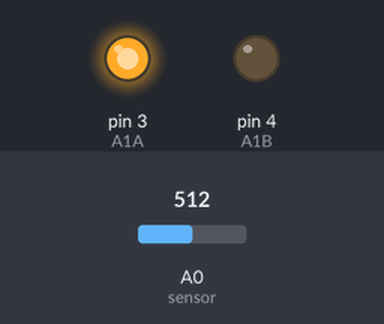
The sketch below on a simulated Arduino Uno, built with avr-gcc and run on an emulated ATmega328P. Parts: output pins drawn as LEDs (lit = HIGH). The inputs (shaded band) are chosen by the test bench; at power-on: A0 (sensor) = 512. What the sketch prints to the serial monitor is not drawn.

Above: at 1.5 s.
At 4.5 s:
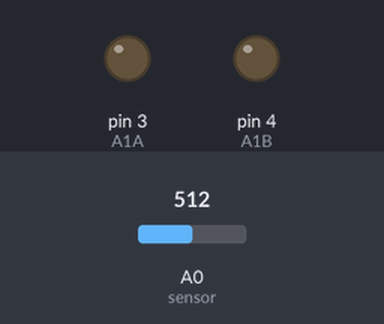
At 7.5 s:
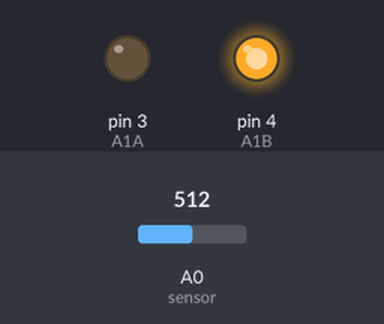
Timing chart, 0 to 11.7 s (numbered marks = the images above):
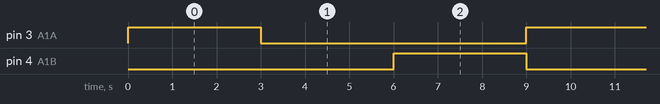

The sketch:

piezo.ino
```cpp
const int sensor = A0;
const int A1A = 3;
const int A1B = 4;

int sensorReading = 0;

void setup() {
  pinMode(A1A, OUTPUT);
  pinMode(A1B, OUTPUT);
  digitalWrite(A1A, LOW);
  digitalWrite(A1B, LOW);
  Serial.begin(9600);
}

void loop() {
  sensorReading = analogRead(sensor);

  if (sensorReading >= 25) {
    digitalWrite(A1A, HIGH);
    Serial.println(sensorReading);
    delay(3000);
    digitalWrite(A1A, LOW);
    delay(3000);
    digitalWrite(A1B, HIGH);
    delay(3000);
    digitalWrite(A1B, LOW);
  }
}
```

Measured:
- by itself, pin 3 (A1A), pin 4 (A1B): alternates HIGH for 3.0 s and LOW for 6.0 s
- by itself, everything shown: repeats every 9.0 s, in 4 steps
